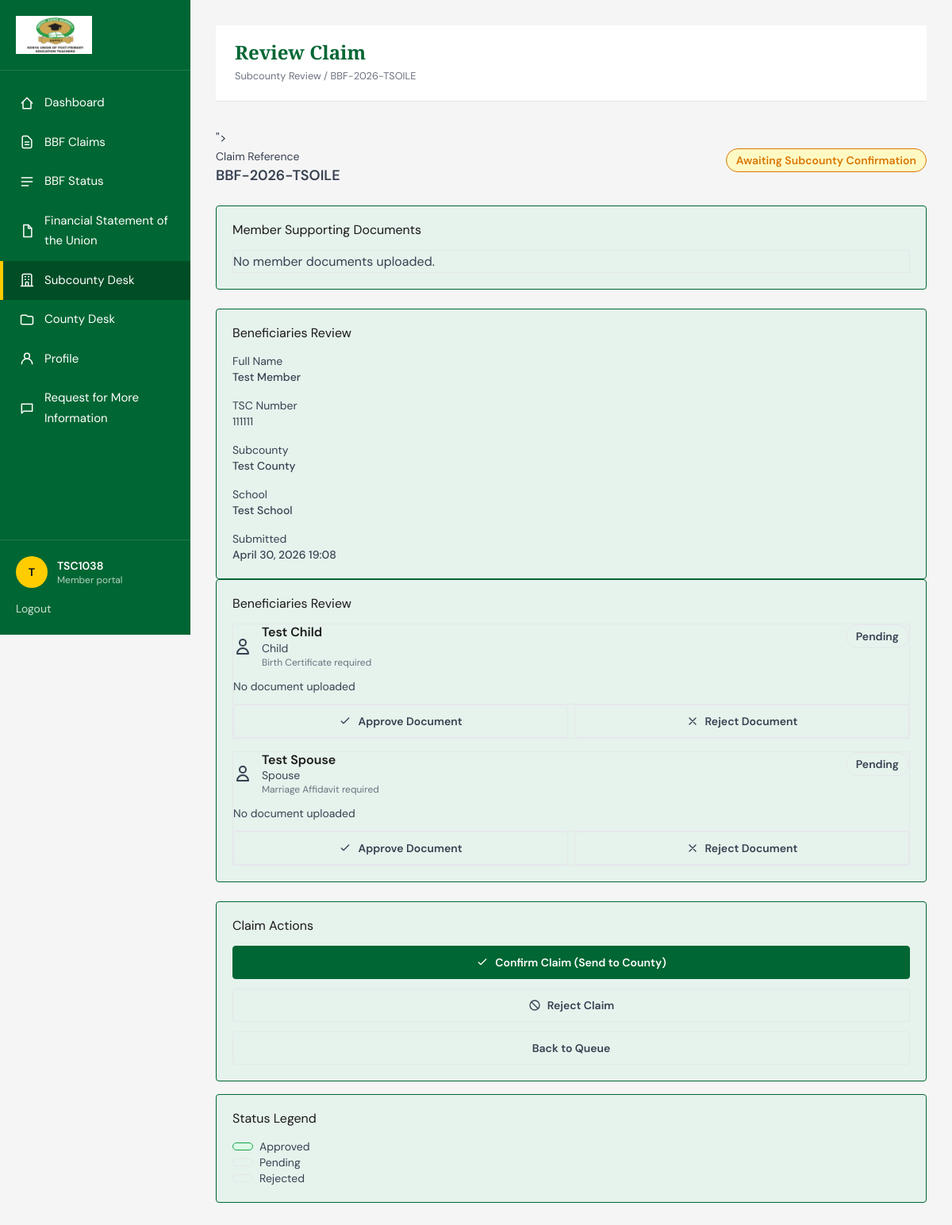
Page /dashboard/subcounty/claims/1/ (signed in) on the earlier database version.
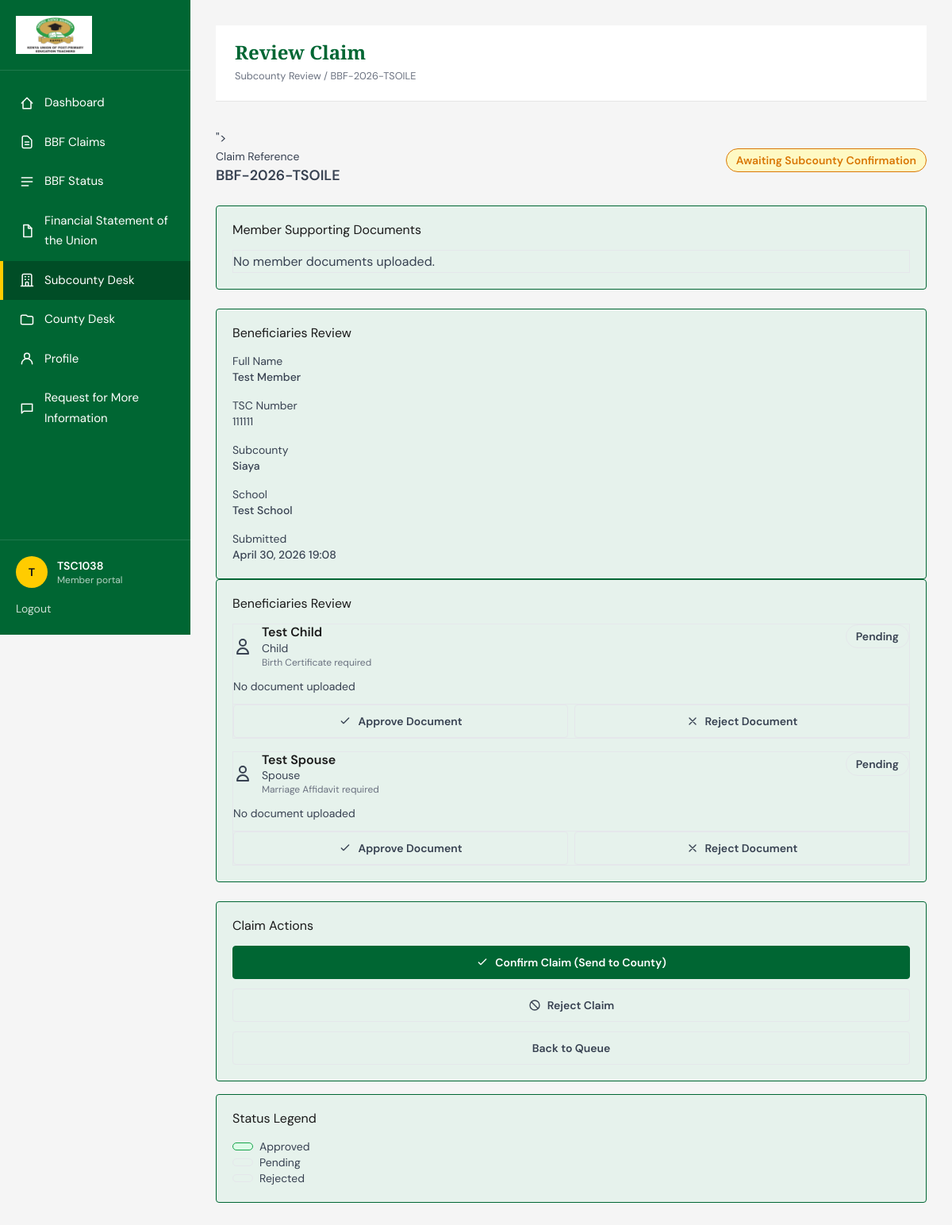
Same page on the later database version.
### bbf/models.py (models this page shows, shortened)
class BBFClaim(models.Model):
    STATUS_CHOICES = [
        ('pending', 'Pending'),
        ('awaiting_subcounty', 'Awaiting Subcounty'),
        ('awaiting_county', 'Awaiting County'),
        ('approved', 'Approved'),
        ('rejected', 'Rejected'),
    ]
    member = models.ForeignKey(
        settings.AUTH_USER_MODEL,
        on_delete=models.CASCADE,
        related_name='bbf_claims'
    )
    claim_reference = models.CharField(
        max_length=50,
        unique=True,
        default=generate_claim_reference
    )
    status = models.CharField(
        max_length=20,
        choices=STATUS_CHOICES,
        default='pending'
    )
    submitted_at = models.DateTimeField(auto_now_add=True)
    updated_at = models.DateTimeField(auto_now=True)
    subcounty_confirmed_at = models.DateTimeField(null=True, blank=True)
    subcounty_confirmed_by = models.ForeignKey(
        settings.AUTH_USER_MODEL,
        on_delete=models.SET_NULL,
        null=True,
        blank=True,
        related_name='subcounty_confirmed_claims'
    )
    county_confirmed_at = models.DateTimeField(null=True, blank=True)
    county_confirmed_by = models.ForeignKey(
        settings.AUTH_USER_MODEL,
        on_delete=models.SET_NULL,
        null=True,
        blank=True,
        related_name='county_confirmed_claims'
    )

### accounts/models.py (models this page shows, shortened)
class CustomUser(AbstractUser):
    tsc_number = models.CharField(max_length=50, unique=True)
    email = models.EmailField(_('email address'), unique=True, null=True, blank=True)
    phone_number = models.CharField(max_length=20, blank=True)
    sub_county = models.CharField(max_length=100, blank=True)
    school = models.CharField(max_length=150, blank=True)
    APPROVAL_STATUS_CHOICES = [
        ('PENDING', _('Pending Approval')),
        ('APPROVED', _('Approved')),
        ('REJECTED', _('Rejected')),
    ]
    approval_status = models.CharField(max_length=10, choices=APPROVAL_STATUS_CHOICES, default='PENDING')
    approval_date = models.DateTimeField(null=True, blank=True)
    approved_by = models.ForeignKey(
        'self',
        on_delete=models.SET_NULL,
        null=True,
        blank=True,
        related_name='approved_users'
    )
    totp_secret = models.CharField(max_length=16, blank=True)
    totp_enabled = models.BooleanField(default=False)
    is_subcounty_rep = models.BooleanField(default=False)
    is_county_rep = models.BooleanField(default=False)
    username = None
    USERNAME_FIELD = 'tsc_number' # Use TSC number for login
    REQUIRED_FIELDS = ['email']
    objects = CustomUserManager()

### dashboard/views.py (the view)
# urls.py: path('subcounty/claims/<int:pk>/', views.SubcountyClaimReviewView.as_view(), name='subcounty_claim_review'),
class SubcountyClaimReviewView(LoginRequiredMixin, DetailView):
    template_name = "dashboard/subcounty_claim_review.html"
    login_url = reverse_lazy("login")
    model = BBFClaim
    def dispatch(self, request, *args, **kwargs):
        if not request.user.is_authenticated or not (request.user.is_subcounty_rep or request.user.is_superuser):
            from django.contrib import messages
            messages.error(request, "Access denied. Subcounty Representative role required.")
            return redirect("dashboard")
        return super().dispatch(request, *args, **kwargs)
    def get_queryset(self):
        queryset = BBFClaim.objects.filter(status='awaiting_subcounty')
        if self.request.user.is_superuser:
            return queryset
        return queryset.filter(member__sub_county=self.request.user.sub_county)

### bbf/models.py (called while the page is built)
    @property
    def required_document_name(self):
        mapping = {
            'child': 'Birth Certificate',
            'spouse': 'Marriage Affidavit',
            'parent_mother': 'National ID Card',
            'parent_father': 'National ID Card',
        }
        return mapping.get(self.beneficiary_type, 'Document')

### core/bbf_contacts.py (called while the page is built)
def _build_bec_lookup():
    lookup = {}
    for member in BECMember.objects.all():
        normalized = member.title.strip().lower()
        lookup[normalized] = member
    for title, aliases in TITLE_ALIASES.items():
        primary = lookup.get(title.lower())
        if primary:
            continue
        for alias in aliases:
            alias_match = lookup.get(alias.lower())
            if alias_match:
                lookup[title.lower()] = alias_match
                break
    return lookup

### dashboard/context_processors.py (called while the page is built)
def bbf_contacts(request):
    return {"contact_list": get_bbf_contacts()}

### templates/dashboard/subcounty_claim_review.html (shortened to what the changed rows need)
{% extends 'dashboard/base_dashboard.html' %}
{% load static %}
{% block dashboard_title %}Review Claim{% endblock %}
{% block dashboard_breadcrumb %}Subcounty Review / {{ object.claim_reference }}{% endblock %}
{% block dashboard_content %}
<div class="space-y-6">
    <div class="flex items-start justify-between">
        <div>
            <p class="text-sm text-[var(--gray-400)]">Claim Reference</p>
            <p class="font-mono text-lg font-semibold">{{ object.claim_reference }}</p>
        </div>
    </div>
    <div class="grid grid-cols-1 lg:grid-cols-3 gap-6">
        <div class="lg:col-span-2">
            <section class="eligibility-panel">
                <dl class="grid grid-cols-2 gap-4 text-sm">
                    <div>
                        <dt class="text-[var(--gray-400)]">Full Name</dt>
                        <dd class="font-medium">{{ object.member.get_full_name }}</dd>
                    </div>
                    <div>
                        <dt class="text-[var(--gray-400)]">TSC Number</dt>
                        <dd class="font-mono">{{ object.member.tsc_number }}</dd>
                    </div>
                    <div>
                        <dt class="text-[var(--gray-400)]">Subcounty</dt>
                        <dd class="font-medium">{{ object.member.sub_county }}</dd>
                    </div>
                    <div>
                        <dt class="text-[var(--gray-400)]">School</dt>
                        <dd class="font-medium">{{ object.member.school }}</dd>
                    </div>
                    <div>
                        <dt class="text-[var(--gray-400)]">Submitted</dt>
                        <dd class="font-medium">{{ object.submitted_at|date:"F d, Y H:i" }}</dd>
                    </div>
                </dl>
            </section>
        </div>
    </div>
</div>
{% endblock %}

Differences in the rows shown:
changed through a linked row, BBFClaim "Test Member": member.sub_county "Test County" → "Siaya"
